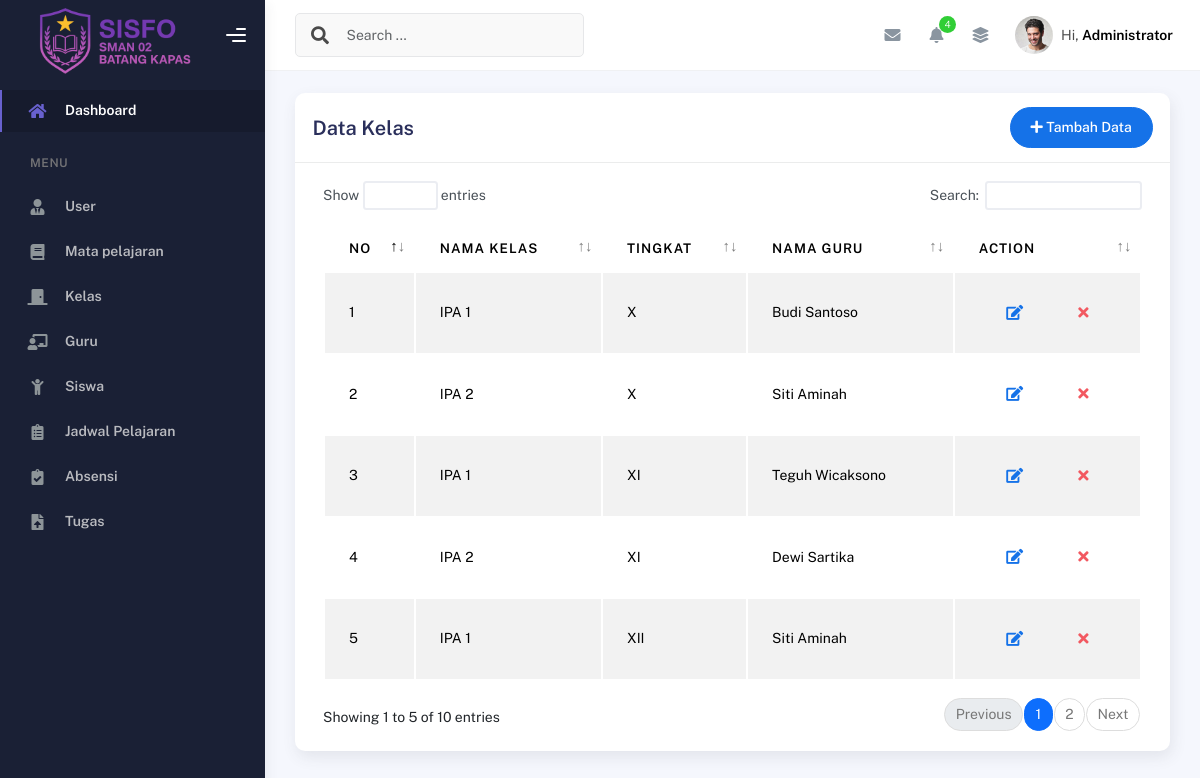
Page /index.php?page=kelas/index (signed in) on the committed database.
### tables this page shows
CREATE TABLE `tb_kelas` (
  `id_kelas` int(11) NOT NULL,
  `nama_kelas` varchar(255) NOT NULL,
  `tingkat` enum('X','XI','XII') NOT NULL,
  `id_guru` int(11) NOT NULL
);

CREATE TABLE `tb_guru` (
  `id_guru` int(11) NOT NULL,
  `nip` varchar(255) NOT NULL,
  `nama` varchar(255) NOT NULL,
  `jenis_kelamin` enum('L','P') NOT NULL,
  `id_mapel` int(11) DEFAULT NULL,
  `alamat` text NOT NULL,
  `no_hp` varchar(255) NOT NULL,
  `email` varchar(255) NOT NULL,
  `foto_guru` varchar(255) NOT NULL
);

### index.php (called while the page is built, shortened)
<?php
include "layout/header.php";
include "layout/sidebar.php";
include "layout/navbar.php";
include "content.php";
include "layout/footer.php";

### kelas/index.php (the view)
<div class="container">
  <div class="page-inner">
    <div class="col-md-12">
      <div class="card">
        <div class="card-header">
          <div class="d-flex align-items-center">
            <h4 class="card-title">Data Kelas</h4>
            <a class="btn btn-primary btn-round ms-auto" href="?page=kelas/tambah">
              <i class="fa fa-plus"></i>
              Tambah Data
            </a>
          </div>
        </div>
        <div class="card-body">
          <div class="table-responsive">
            <table id="add-row" class="display table table-striped table-hover">
              <thead>
                <tr>
                  <th>No</th>
                  <th>Nama Kelas</th>
                  <th>Tingkat</th>
                  <th>Nama guru</th>
                  <th style="width: 10%">Action</th>
                </tr>
              </thead>
              <tbody>
                <?php
                $no = 1;
                $query = mysqli_query($koneksi, "SELECT * FROM tb_kelas tk JOIN tb_guru tg ON tk.id_guru = tg.id_guru");
                while ($data = mysqli_fetch_array($query)) {
                ?>
                  <tr>
                    <td><?= $no++ ?></td>
                    <td><?= $data['nama_kelas'] ?></td>
                    <td><?= $data['tingkat'] ?></td>
                    <td><?= $data['nama'] ?></td>
                    <td>
                      <div class="form-button-action">
                        <a class="btn btn-link btn-primary btn-lg" href="?page=kelas/edit&id_kelas=<?= $data['id_kelas'] ?>"><i class="fa fa-edit"></i></a>
                        <a class="btn btn-link btn-danger btn-lg" href="?page=kelas/hapus&id_kelas=<?= $data['id_kelas'] ?>" onclick="return confirm('anda yakin hapus?')"><i class="fa fa-times"></i></a>
                      </div>
                    </td>
                  </tr>
                <?php } ?>
              </tbody>
            </table>
          </div>
        </div>
      </div>
    </div>
  </div>
</div>
</div>

### rows in the picture
tb_kelas: nama_kelas "IPA 1", tingkat "X", id_guru.nama "Budi Santoso"
tb_kelas: nama_kelas "IPA 2", tingkat "X", id_guru.nama "Siti Aminah"
tb_kelas: nama_kelas "IPA 1", tingkat "XI", id_guru.nama "Teguh Wicaksono"
tb_kelas: nama_kelas "IPA 2", tingkat "XI", id_guru.nama "Dewi Sartika"
tb_kelas: nama_kelas "IPA 1", tingkat "XII", id_guru.nama "Siti Aminah"

### other values in the picture
$_SESSION['nama'] "Administrator"
